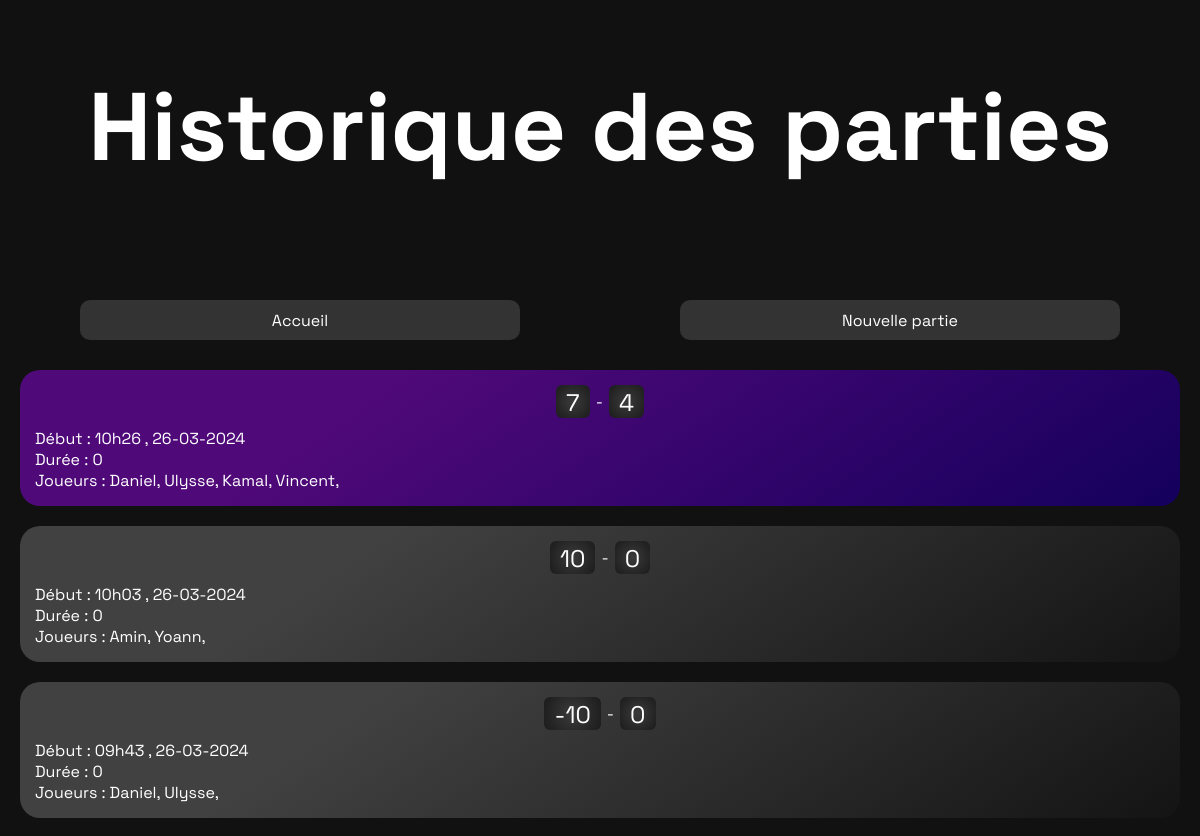
Before: /games (upper part) with the older database file.
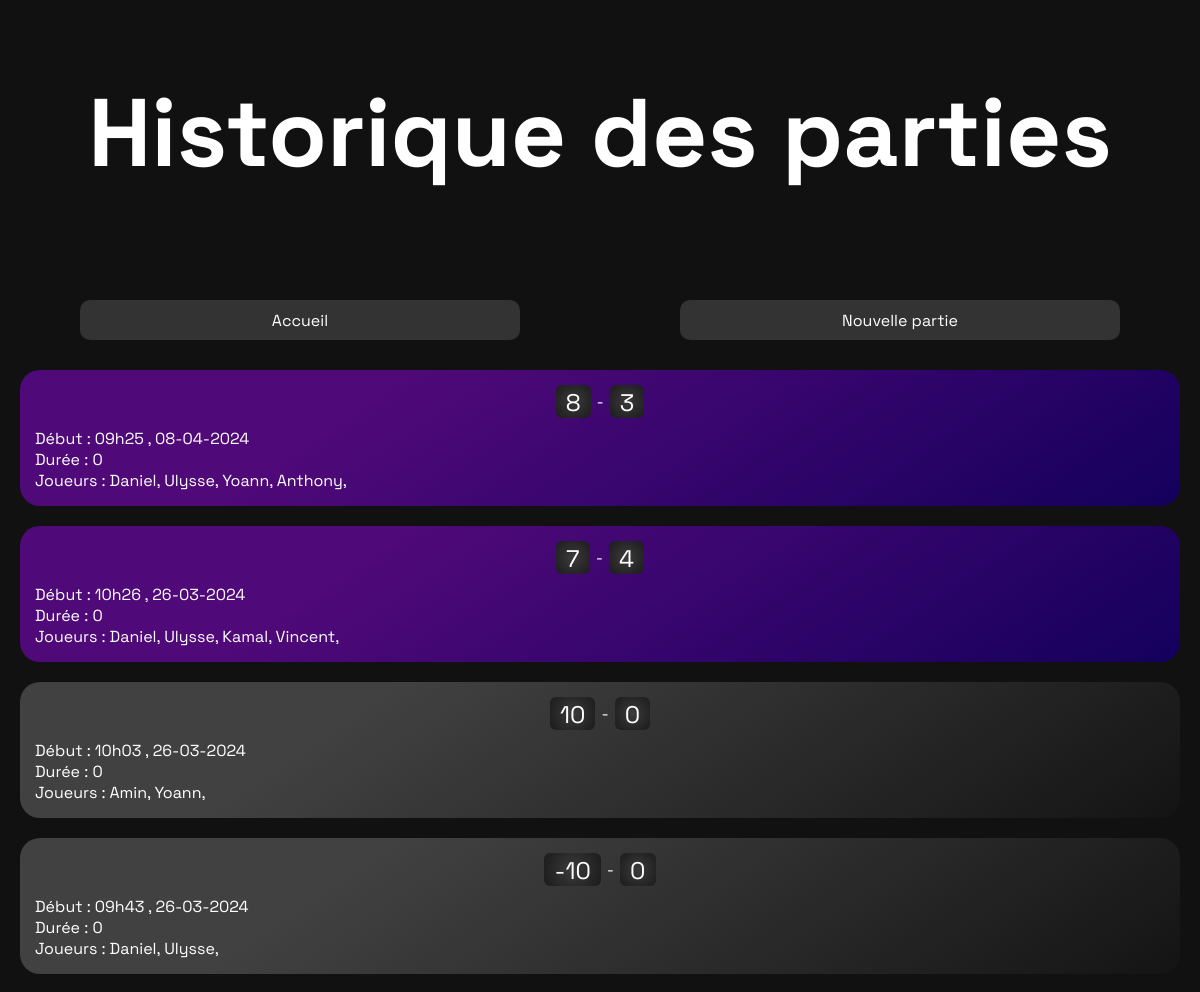
After: the same page with the newer database file.
### models.py (models this page shows, shortened)
class Game(Base):
    __tablename__ = 'games'
    id = Column(Integer, primary_key=True)
    created_at = Column(DateTime, default=datetime.utcnow)
    duration = Column(Integer, default=0)
    users = relationship('GamesUsers', back_populates='game')
    white_score = Column(Integer, default=0)
    black_score = Column(Integer, default=0)
    finished = Column(Boolean, default=False)

class GamesUsers(Base):
    __tablename__ = 'games_users'
    game_id = Column(ForeignKey('games.id'), primary_key=True)
    user_id = Column(ForeignKey('users.id'), primary_key=True)
    team = Column(Integer)
    game = relationship('Game', back_populates='users')
    user = relationship('User', back_populates='games')

class User(Base):
    __tablename__ = 'users'
    id = Column(Integer, primary_key=True)
    username = Column(String(50), unique=True)
    matches = Column(Integer, default=0)
    goals_total = Column(Integer, default=0)
    bounce_out_total = Column(Integer, default=0)
    games = relationship('GamesUsers', back_populates='user')

### controllers.py (the view)
@app.route("/games", methods=["GET"])
def get_all_games():
    games = Game.query.all()
    return render_template("game/list.html", games=reversed(games))

### templates/game/list.html (shortened to what this page needs)
{% extends "base.html" %}
{% block head %}
{{ super() }}
{% endblock %}
{% block content %}
<h1 class="mainTitle">Historique des parties</h1>
<div class="mainContainer">
    <div class="actionMenu">
        <a class="menuBtn" href="{{ url_for('index')}}">Accueil</a>
        <a class="menuBtn" href="{{ url_for('new_game')}}">Nouvelle partie</a>
    </div>
    <ul class="gameCarousel">
        {% for game in games %}
        {% if game.finished == False %}
        <li class="gameCard">
            <a class="cardBtn" href="{{ url_for('play_game', game_id=game.id) }}">
                <div class="score">
                    <div class="scoreNumber">{{ game.white_score }}</div>
                    <div class="scoreSeparator">-</div>
                    <div class="scoreNumber">{{ game.black_score }}</div>
                </div>
                <p>Début : {{ game.created_at.strftime('%Hh%M , %d-%m-%Y') }}</p>
                <p>Durée : {{ game.duration }}</p>
                <p>
                    Joueurs :
                    {% for assoc in game.users %}
                    {{ assoc.user.username }},
                    {% endfor %}
                </p>
            </a>
        </li>
        {% else %}
        <li class="gameCard" style="background: linear-gradient(326deg, rgb(20, 20, 20) 0%, rgb(65, 65, 65) 72%);">
            <div class="score">
                <div class="scoreNumber">{{ game.white_score }}</div>
                <div class="scoreSeparator">-</div>
                <div class="scoreNumber">{{ game.black_score }}</div>
            </div>
            <p>Début : {{ game.created_at.strftime('%Hh%M , %d-%m-%Y') }}</p>
            <p>Durée : {{ game.duration }}</p>
            <p>
                Joueurs :
                {% for assoc in game.users %}
                {{ assoc.user.username }},
                {% endfor %}
            </p>
        </li>
        {% endif %}
        {% endfor %}
    </ul>
</div>
{% endblock %}

### templates/base.html (shortened to what this page needs)
<!DOCTYPE html>
<html lang="fr">
<head>
    {% block head %}
    <link rel="stylesheet" href="{{ url_for('static', filename='style.css') }}">
    {% endblock %}
</head>
<body>
    <div id="content">{% block content %}{% endblock %}</div>
</body>
</html>

### static/style.css (style rules this page uses)
* { margin: 0; padding: 0; font-family: "Space Grotesk", Arial, sans-serif; }
#content { background-color: #111111; height: 100vh; }

### templates/game/list.html (style rules this page uses)
.cardBtn { text-decoration: none; color: #ffffff; }
.mainTitle { color: #ffffff; padding-top: 4vh; font-size: 8vw; text-align: center; }
.mainContainer { position: absolute; top: 25vmin; bottom: 20px; left: 0; right: 0; }
.actionMenu { height: 40px; display: flex; justify-content: space-around; text-align: center; }
.menuBtn { background-color: #333333; border-radius: 10px; color: #ffffff; text-decoration: none; padding: 10px; width: 35vw; }
.gameCarousel { position: absolute; top: 50px; bottom: 0; left: 0; right: 0; overflow-y: auto; }
.gameCard { margin: 20px; border-radius: 20px; background: linear-gradient(326deg, rgba(20, 0, 93, 1) 0%, rgba(80, 9, 121, 1) 72%); padding: 15px; color: #ffffff; list-style: none; }
.score { display: flex; flex-direction: row; justify-content: center; align-items: center; margin-bottom: 10px; }
.scoreNumber { font-size: 24px; padding-inline: 10px; padding-top: 2px; margin-inline: 6px; background: radial-gradient(circle, rgb(59, 59, 59) 0%, rgb(27, 27, 27) 100%); border-radius: 6px; }

Changed rows visible on the page:
added Game: white_score "8", black_score "3", created_at "09h25 , 08-04-2024", duration "0"
added GamesUsers: user.username "Daniel", shown under "8"
added GamesUsers: user.username "Ulysse", shown under "8"
added GamesUsers: user.username "Yoann", shown under "8"
added GamesUsers: user.username "Anthony", shown under "8"
